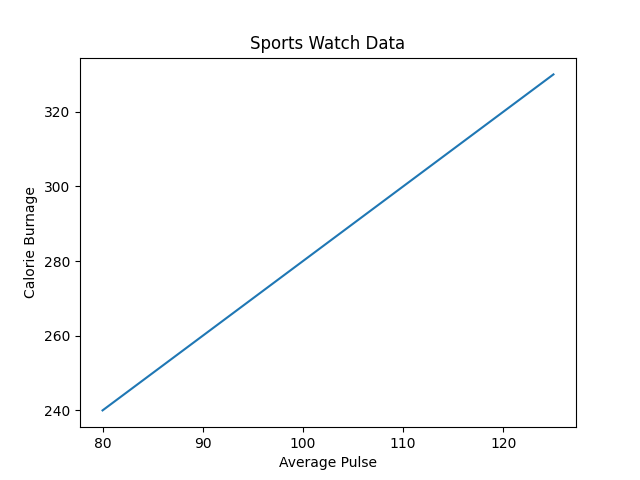

This figure's Python source:
import matplotlib.pyplot as plt
import numpy as np

xpoints = np.array([80, 85, 90, 95, 100, 105, 110, 115, 120, 125])
ypoints = np.array([240, 250, 260, 270, 280, 290, 300, 310, 320, 330])

plt.plot(xpoints,ypoints)
plt.title("Sports Watch Data")
plt.xlabel('Average Pulse')
plt.ylabel('Calorie Burnage')
plt.savefig('plot3.png')
plt.show()